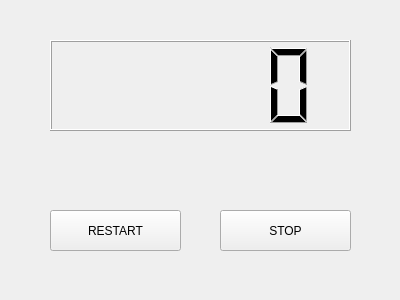
<?xml version="1.0" encoding="UTF-8"?>
<ui version="4.0">
 <class>Counter</class>
 <widget class="QWidget" name="Counter">
  <property name="geometry">
   <rect>
    <x>0</x>
    <y>0</y>
    <width>400</width>
    <height>300</height>
   </rect>
  </property>
  <property name="windowTitle">
   <string>Counter</string>
  </property>
  <widget class="QPushButton" name="button">
   <property name="geometry">
    <rect>
     <x>220</x>
     <y>210</y>
     <width>131</width>
     <height>41</height>
    </rect>
   </property>
   <property name="text">
    <string>STOP</string>
   </property>
  </widget>
  <widget class="QLCDNumber" name="lcdNumber">
   <property name="geometry">
    <rect>
     <x>50</x>
     <y>40</y>
     <width>301</width>
     <height>91</height>
    </rect>
   </property>
  </widget>
  <widget class="QPushButton" name="restart">
   <property name="geometry">
    <rect>
     <x>50</x>
     <y>210</y>
     <width>131</width>
     <height>41</height>
    </rect>
   </property>
   <property name="text">
    <string>RESTART</string>
   </property>
  </widget>
 </widget>
 <resources/>
 <connections/>
</ui>
